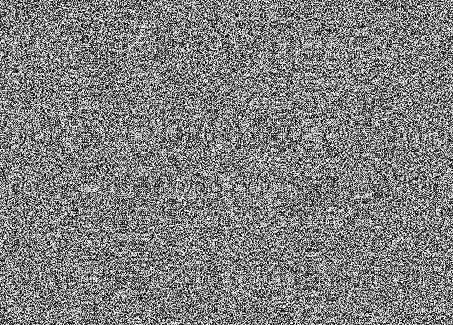
#> input picture flower-encrypted.png, 453 x 325 px, found by its file name
$ python decrypt.py
#> lines starting #> are read from the running program, lines starting #| are printed output that depends on the picture
from PIL import Image
from random import randint
import numpy as np
import json

myImage = Image.open("C:\\Users\\Hp-user\\Desktop\\startups\\Image encrypt\\Python\\flower-encrypted.png");
#> myImage is the input picture: PIL image 453x325 L; min 0, max 255, mean 127.2
width, height = myImage.size
#> width = 453; height = 325
pixels = myImage.load()

fill = 1
array = [[fill for x in range(width)] for y in range(height)]

for y in range(height):
    for x in range(width):
        #lum = 255 - pixels[x,y] # Reversed luminosity
        array[y][x] = pixels[x,y] # Map values from range 0-255 to 0-1
#> after the loop, array = 325 items

with open("KR.txt", "r") as infile:
#> (reads KR.txt from the repository)
    KR = json.load(infile)

with open("KC.txt", "r") as infile:
#> (reads KC.txt from the repository)
    KC = json.load(infile)

for i in range(height):
    for j in range(width):
        if((j%2) != 0):
            array[i][j] = array[i][j] ^ KR[i]
        else:
            array[i][j] = array[i][j] ^ KR[height - 1 - i]

for j in range(width):
    for i in range(height):
        if((i%2) != 0):
            array[i][j] = array[i][j] ^ KC[j];
        else:
            array[i][j] = array[i][j] ^ KC[width - 1 - j]

for j in range(width):
    beta = 0
    for i in range(height):
        beta = ((beta % 2) + (array[i][j] % 2)) % 2
    if(beta == 0):
        for k in range(KC[j]):
            temp2 = array[0][j]
            for l in range(height - 1):
                array[l][j] = array[l+1][j]
            array[height - 1][j] = temp2
    else:
        for k in range(KC[j]):
            temp2 = array[height - 1][j]
            for l in range(height-1, -1, -1):
                array[l][j] = array[l-1][j]
            array[0][j] = temp2

for i in range(height):
    alpha = 0
    for j in range(width):
        alpha = ((alpha % 2) + (array[i][j] % 2)) % 2
    if(alpha == 0):
        for k in range(KR[i]):
            temp2 = array[i][0]
            for l in range(width - 1):
                array[i][l] = array[i][l+1]
            array[i][width - 1] = temp2
    else:
        for k in range(KR[i]):
            temp2 = array[i][width - 1]
            for l in range(width-1, -1, -1):
                array[i][l] = array[i][l-1]
            array[i][0] = temp2

array1 = np.array(array, dtype=np.uint8)
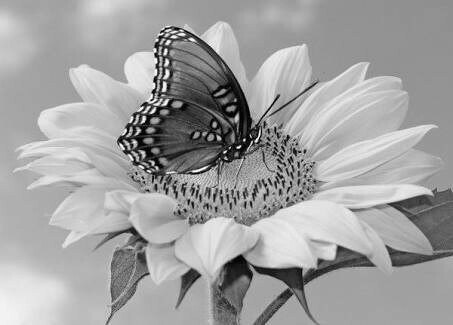
#> array1: shape (325, 453); min 0, max 255, mean 161
new_image = Image.fromarray(array1)
new_image.save('C:\\Users\\Hp-user\\Desktop\\startups\\Image encrypt\\Python\\flower-decrypt.png')
